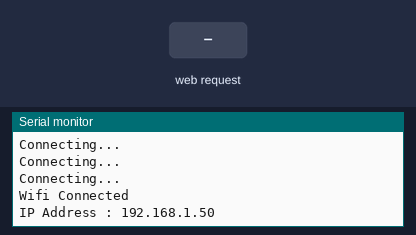
A sketch run on a simulated ESP32. Shown: the last lines printed to the serial monitor. The test bench sets the inputs (shaded band). WiFi joins after 1.5 s; servers stay silent unless stated.

Above: at 2.7 s.
2.8 s: HTTP request GET /load1on received
At 4.0 s:
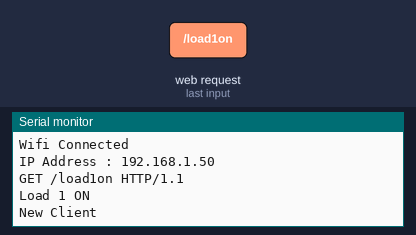
4.3 s: HTTP request GET /load1off received
At 5.5 s:
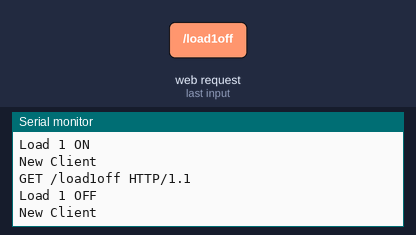

Measured:
- after the input at 2.8 s, the serial monitor: prints a new line at once (image 1)
- after the input at 4.3 s, the serial monitor: prints a new line at once (image 2)

The sketch:

esp32_Basic_Web_Server.ino
```cpp
/*
.......................................................
work flow ->
.. basic Control Panel creating code with esp32
.. phone or computer to web page opening
.. Heading(Control Panel) and Button creat
.. Handling button, and signal input

.......................................................
*/

#include <WiFi.h>                                    // wifi hader file

const char* ssid = "OPPO A60";                   // wifi name
const char* password = "12345678";             // wifi password

WiFiServer server(80);                               // server token

void setup(){

  // wifi connection Setup
  Serial.begin(9600);

  WiFi.begin(ssid, password);

  while (WiFi.status() != WL_CONNECTED) {
    delay(500);
    Serial.println("Connecting...");
  }
  Serial.println("");
  Serial.println("Wifi Connected");
  Serial.print("IP Address : ");
  Serial.println(WiFi.localIP());

  server.begin();
}


void loop(){
  WiFiClient client = server.available();

  if (client) {

  String request = client.readStringUntil('\r');   //this line declering client is usually a WiFiClient or EthernetClient object.readStringUntil('\r') reads characters from the client until it encounters a carriage return character ('\r').
  Serial.println(request);

  // signal input condition

  if (request.indexOf("/load1on") != -1) {
    Serial.println("Load 1 ON");
  }
  if (request.indexOf("/load1off") != -1) {
    Serial.println("Load 1 OFF");
  }
  if(request.indexOf("/load2on") != -1){
    Serial.println("Load 2 ON");
  }

  if(request.indexOf("/load2off") != -1){
    Serial.println("Load 2 OFF");
  }
  if(request.indexOf("/load3on") != -1){
    Serial.println("Load 3 ON");
  }
  if(request.indexOf("/load3off") != -1){
    Serial.println("Load 3 OFF");
  }
  if(request.indexOf("/load4on") != -1){
    Serial.println("Load 4 ON");
  }
  if(request.indexOf("/load4off") != -1){
    Serial.println("Load 4 OFF");
  }

  Serial.println("New Client");                    // Print a message to the Serial Monitor when a new client connects

  client.println("HTTP/1.1 200 OK");                 // Send HTTP response status code (200 = success)
  client.println("Content-Type: text/html");           // Tell the browser that the content is HTML
  client.println("Connection: close");              // Instruct the browser to close the connection after receiving the response
  client.println();                              // Send a blank line to indicate the end of the HTTP headers

  client.println("<html>");                      // Start the HTML document
  client.println("<body>");                       // Start the body section of the HTML page

  client.println("<center><h1 style= 'font-size:80px; margin-top:100px;'>Control Panel</h1></center>");
  // Display a large centered heading "Control Panel" on the webpage

  client.println("<center><h2 style = 'font-size: 30px; margin-top: 70px;'>Home Automation basic system</h2></center>");  // <h2> small Heading Headline

  client.println("<div style='display:flex; justify-content: center; gap:100px; margin-top: 50px'>");
  // Create a container that uses Flexbox to place elements side-by-side,
  // centered horizontally, with 100px space between them

  client.println("<a href = '/load1on'><button><h1 style = 'font-size:40px;'>Load(1) ON</h1></button></a>");     //a is anchor(link) href is location,Create a button labeled "Load(1) ON" with large text
  client.println("<a href = '/load1off'><button><h1 style = 'font-size:40px;'>Load(1) OFF</h1></button></a>");     // Create a button labeled "Load(1) OFF" with large text

  client.println("</div>");          // End the Flexbox container

  client.println("<div style = 'display:flex; justify-content: center; gap:100px; margin-top: 50px'>");
  client.println("<a href = '/load2on'><button><h1 style = 'font-size:40px;'>Load(2) ON</h1></button></a>");
  client.println("<a href = '/load2off'><button><h1 style = 'font-size:40px;'>Load(2) OFF</h1></button></a>");
  // for second button

  client.println("</div>");

  client.println("<div style = 'display:flex; justify-content: center; gap:100px; margin-top: 50px'>");
  client.println("<a href = '/load3on'><button><h1 style = 'font-size:40px;'>Load(3) ON</h1></button></a>");
  client.println("<a href = '/load3off'><button><h1 style = 'font-size:40px;'>Load(3) OFF</h1></button></a>");
  // for 3rd button
  client.println("</div>");

  client.println("<div style = 'display:flex; justify-content: center; gap:100px; margin-top: 50px'>");
  client.println("<a href = '/load4on'><button><h1 style = 'font-size:40px;'>Load(4) ON</h1></button></a>");
  client.println("<a href = '/load4off'><button><h1 style = 'font-size:40px;'>Load(4) OFF</h1></button></a>");
  // forth button

  client.println("</body>");      // end the HTML body section
  client.println("</html>");      // end the html document

  client.flush();    // Wait until all outgoing data has been sent to the client
  delay(200);          // Pause the program for 200 milliseconds to ensure data transmission completes
  client.stop();      // Close the connection with the client and free resources
}
}
```
